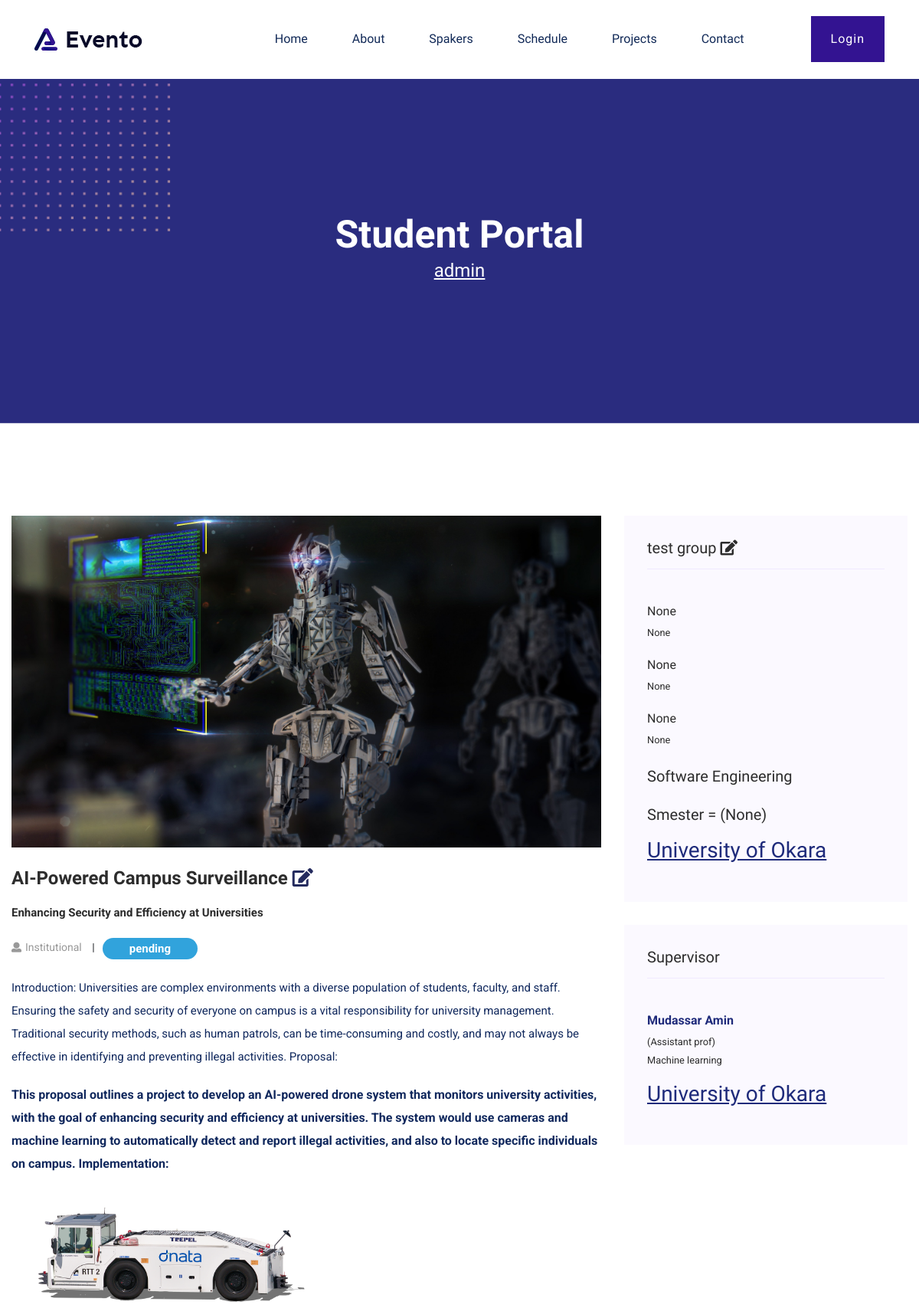
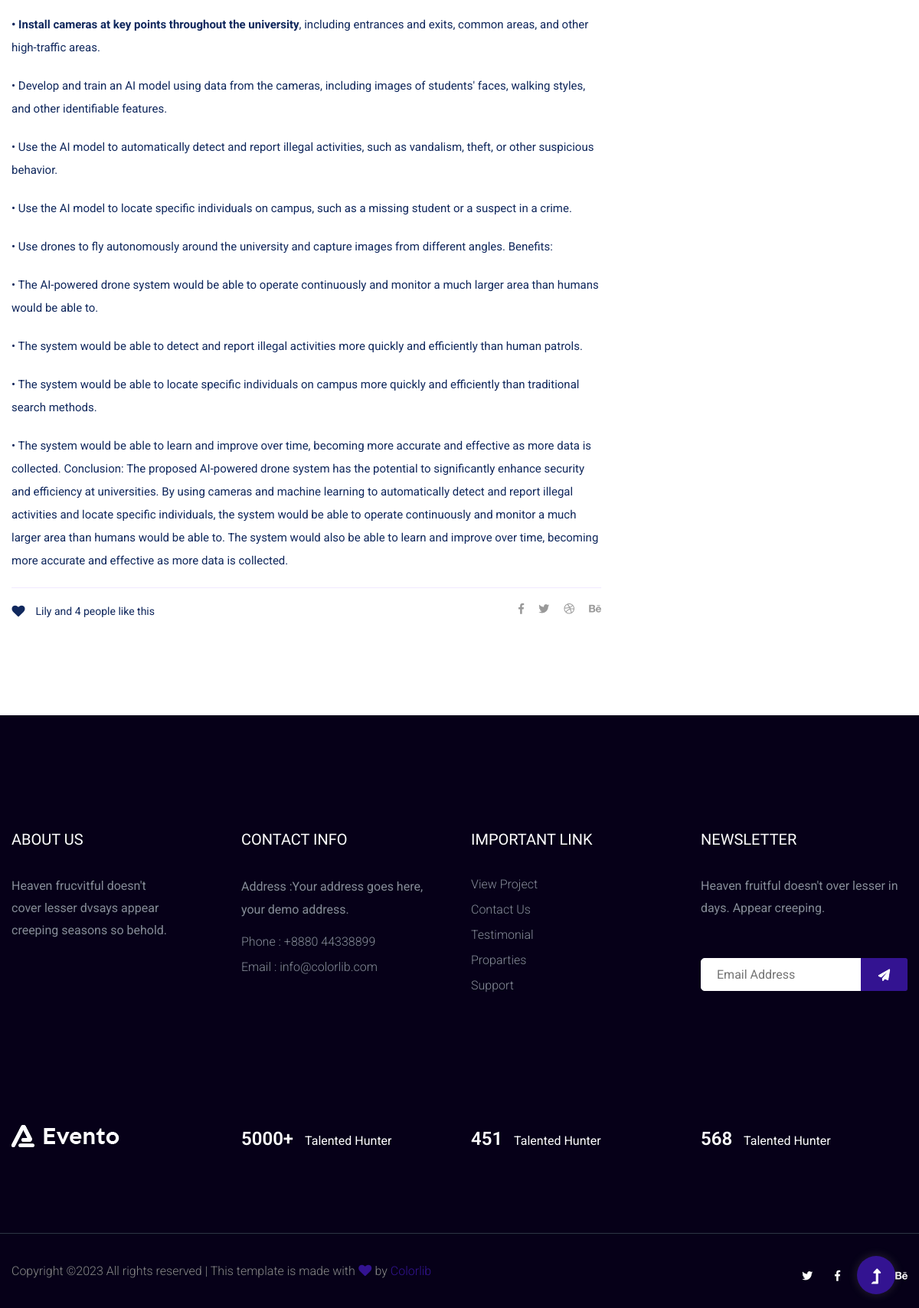
The page /pe/studentPortal/admin (signed in) on the database its author committed (2 pictures, top to bottom).
### Prjt_exhb/models.py (models this page shows, shortened)
class Project(models.Model):
    uid = models.UUIDField(editable=False, default=uuid.uuid4)
    user = models.ForeignKey(User, on_delete=models.CASCADE)
    supervisor = models.ForeignKey('Supervisor', on_delete=models.CASCADE)
    category = models.ForeignKey(Categories, related_name='project_category', on_delete=models.CASCADE)
    title = models.CharField(max_length=200, null=True, blank=True)
    sub_title = models.CharField(max_length=200, null=True, blank=True)
    body = RichTextUploadingField(max_length=5000, null=True, blank=True)
    group = models.ForeignKey('Group', on_delete=models.CASCADE)
    thumbnail = models.ImageField(upload_to=get_upload_path)
    is_approved = models.BooleanField(default=False)
    is_winner = models.BooleanField(default=False)
    winner_title = models.CharField(max_length=50, null=True, blank=True)
    slug = models.SlugField(null=True, blank=True)
    created_at = models.DateTimeField(auto_now=True)
    updated_at = models.DateTimeField(auto_now=True)

class Categories(models.Model):
    name = models.CharField(max_length=50)
    created_at = models.DateTimeField(auto_now=True)
    updated_at = models.DateTimeField(auto_now=True)

class Group(models.Model):
    uid = models.UUIDField(editable=False, default=uuid.uuid4)
    user = models.ForeignKey(User, on_delete=models.CASCADE)
    group_name = models.CharField(max_length=50, null=True, blank=True)
    department = models.CharField(max_length=50, null=True, blank=True)
    smester = models.IntegerField(null=True, blank=True)
    section = models.CharField(max_length=50, null=True, blank=True)
    student1 = models.CharField(max_length=50, null=True, blank=True)
    roll_no1 = models.CharField(max_length=50, null=True, blank=True)
    img1 = models.ImageField(upload_to=get_group_upload_path)
    student2 = models.CharField(max_length=50, null=True, blank=True)
    roll_no2 = models.CharField(max_length=50, null=True, blank=True)
    img2 = models.ImageField(upload_to=get_group_upload_path)
    student3 = models.CharField(max_length=50, null=True, blank=True)
    roll_no3 = models.CharField(max_length=50, null=True, blank=True)
    img3 = models.ImageField(upload_to=get_group_upload_path)
    created_at = models.DateTimeField(auto_now=True)
    updated_at = models.DateTimeField(auto_now=True)

class Supervisor(models.Model):
    user = models.ForeignKey(User, on_delete=models.CASCADE)
    designation = models.CharField(max_length=50)
    qualif = models.CharField(max_length=50)
    institute = models.CharField(max_length=50)
    fieldOfStudy = models.CharField(max_length=50)
    created_at = models.DateTimeField(auto_now=True)
    updated_at = models.DateTimeField(auto_now=True)

### Prjt_exhb/views.py (the view)
# urls.py: path('studentPortal/<str:username>', views.studentPortal, name='studentPortal'),
@login_required(login_url='userLogin')
def studentPortal(request, username):
    user = User.objects.get(username = username)
    try:
        project = Project.objects.get(user = user)
    except Exception as e:
        print(e)
    context = {
        'project':project,
    }
    return render(request, 'project_exhib/studentPortal.html', context)

### templates/project_exhib/studentPortal.html (shortened to what this page needs)
    {% extends 'base/base.html' %}
    {% block content %}
    {% load static %}
    {% include 'base/navbar.html' %}
   <main>
      <div class="slider-area2">
         <div class="slider-height2 d-flex align-items-center">
               <div class="container">
                  <div class="row">
                     <div class="col-xl-12">
                           <div class="hero-cap hero-cap2 text-center">
                              <h2>Student Portal</h2>
                              <h4><u style="color: white;">{{project.user.username}}</u></h4>
                           </div>
                     </div>
                  </div>
               </div>
         </div>
      </div>
      <section class="blog_area single-post-area section-padding">
         <div class="container">
            <div class="row">
               <div class="col-lg-8 posts-list">
                  <div class="single-post">
                     <div class="feature-img">
                        <img class="img-fluid" src="{{project.thumbnail.url}}" alt="">
                     </div>
                     <div class="blog_details">
                        <h2 style="color: #2d2d2d;">{{project.title}} <a href="{% url 'updateProject' project.uid %}"><i class="fa fa-edit"></i></a></h2>
                        <p style="color: #2d2d2d; font-weight: bold;">{{project.sub_title}} </p>
                        <ul class="blog-info-link mt-3 mb-4">
                           <li><a href="#"><i class="fa fa-user"></i>{{project.category.name}}</a> </li>
                           <span class="pills">pending</span>
                        </ul>
                        <p class="excert">
                          {{project.body|safe}}
                        </p>
                     </div>
                  </div>
                  <div class="navigation-top">
                     <div class="d-sm-flex justify-content-between text-center">
                        <p class="like-info"><span class="align-middle"><i class="fa fa-heart"></i></span> Lily and 4
                           people like this</p>
                        <div class="col-sm-4 text-center my-2 my-sm-0">
                        </div>
                        <ul class="social-icons">
                           <li><a href="https://www.facebook.com/sai4ull"><i class="fab fa-facebook-f"></i></a></li>
                           <li><a href="#"><i class="fab fa-twitter"></i></a></li>
                           <li><a href="#"><i class="fab fa-dribbble"></i></a></li>
                           <li><a href="#"><i class="fab fa-behance"></i></a></li>
                        </ul>
                     </div>
                  </div>
               </div>
               <div class="col-lg-4">
                  <div class="blog_right_sidebar">
                     <aside class="single_sidebar_widget post_category_widget">
                        <h4 class="widget_title" style="color: #2d2d2d;">{{project.group.group_name}} <a href="{% url 'updateGroup' project.group.uid %}"><i class="fa fa-edit"></i></a></h4>
                        <ul class="list cat-list">
                              <li>
                                 <p class="name">{{project.group.student1}}</p>
                                 <small class="name" >{{project.group.roll_no1}}</small>
                                 <p class="name mt-3" >{{project.group.student2}}</p>
                                 <small class="name" >{{project.group.roll_no2}}</small>
                                 <p class="name mt-3" >{{project.group.student3}}</p>
                                 <small class="name" >{{project.group.roll_no3}}</small>
                                 <h5  class="name mt-4">{{project.group.department}}</h5>
                                 <h5  class="name mt-4">Smester = ({{project.group.smester}})</h5>
                                 <h3 class="mt-3"><u>University of Okara </u></h3>
                              </li>
                        </ul>
                     </aside>
                     <aside class="single_sidebar_widget post_category_widget">
                        <h4 class="widget_title" style="color: #2d2d2d;">Supervisor</h4>
                        <ul class="list cat-list">
                              <li>
                                 <p class="name"><b>{{project.supervisor.user.first_name}} </b></p>
                                 <small class="name">({{project.supervisor.designation}})</small>
                                 <small class="name" >{{project.supervisor.fieldOfStudy}}</small>
                                 <h3 class="mt-3"><u>{{project.supervisor.institute}} </u></h3>
                              </li>
                        </ul>
                     </aside>
                  </div>
               </div>
            </div>
         </div>
      </section>
   </main>
{% endblock %}

### templates/project_exhib/studentPortal.html (style rules this page uses)
.name { display: inline-block; width: 100%; margin: 0px; padding: 0px; text-decoration: none; color: #2d2d2d; }
.pills { display: inline; padding: 5px 35px; margin: 0px; background-color: rgb(49, 163, 220); color: white; font-size: 15px; font-weight: bold; border-radius: 20px; }

### rows shown on the page
Project: user.username "admin", thumbnail (picture), title "AI-Powered Campus Surveillance", sub_title "Enhancing Security and Efficiency at Universities", category.name "Institutional", body "Introduction: Universities are complex environments with a diverse population of students, faculty, and staff. Ensuring the safety and security of everyone on campus is a vital responsibility for university management. Traditional security methods, such as human patrols, can be time-consuming and costly, and may not always be effective in identifying and preventing illegal activities. Proposal: This proposal outlines a project to develop an AI-powered drone system that monitors university activities, with the goal of enhancing security and efficiency at universities. The system would use cameras and machine learning to automatically detect and report illegal activities, and also to locate…", body (picture), group.group_name "test group", group.student1 "None", group.roll_no1 "None", group.student2 "None", group.roll_no2 "None", group.student3 "None", group.roll_no3 "None", group.department "Software Engineering", group.smester "None", supervisor.user.first_name "Mudassar Amin", supervisor.designation "Assistant prof", supervisor.fieldOfStudy "Machine learning", supervisor.institute "University of Okara"
